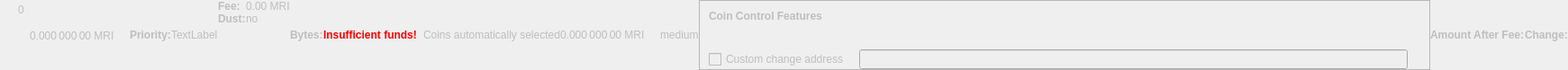
    <widget class="QWidget" name="dummyHideWidget" native="true">
     <property name="enabled">
      <bool>false</bool>
     </property>
     <property name="maximumSize">
      <size>
       <width>100</width>
       <height>22</height>
      </size>
     </property>
     <layout class="QHBoxLayout" name="dummyHideLayout">
      <property name="spacing">
       <number>0</number>
      </property>
      <property name="leftMargin">
       <number>0</number>
      </property>
      <property name="topMargin">
       <number>0</number>
      </property>
      <property name="rightMargin">
       <number>0</number>
      </property>
      <property name="bottomMargin">
       <number>0</number>
      </property>
      <item>
       <layout class="QFormLayout" name="formLayoutCoinControl1">
        <property name="horizontalSpacing">
         <number>10</number>
        </property>
        <property name="verticalSpacing">
         <number>14</number>
        </property>
        <property name="leftMargin">
         <number>10</number>
        </property>
        <property name="topMargin">
         <number>4</number>
        </property>
        <property name="rightMargin">
         <number>6</number>
        </property>
        <item row="0" column="1">
         <widget class="QLabel" name="labelCoinControlBytes">
          <property name="cursor">
           <cursorShape>IBeamCursor</cursorShape>
          </property>
          <property name="contextMenuPolicy">
           <enum>Qt::ActionsContextMenu</enum>
          </property>
          <property name="text">
           <string notr="true">0</string>
          </property>
          <property name="textInteractionFlags">
           <set>Qt::LinksAccessibleByMouse|Qt::TextSelectableByKeyboard|Qt::TextSelectableByMouse</set>
          </property>
         </widget>
        </item>
       </layout>
      </item>
      <item>
       <widget class="QLabel" name="labelCoinControlAfterFee">
        <property name="enabled">
         <bool>false</bool>
        </property>
        <property name="sizePolicy">
         <sizepolicy hsizetype="Fixed" vsizetype="Fixed">
          <horstretch>0</horstretch>
          <verstretch>0</verstretch>
         </sizepolicy>
        </property>
        <property name="minimumSize">
         <size>
          <width>111</width>
          <height>12</height>
         </size>
        </property>
        <property name="maximumSize">
         <size>
          <width>111</width>
          <height>12</height>
         </size>
        </property>
        <property name="cursor">
         <cursorShape>IBeamCursor</cursorShape>
        </property>
        <property name="contextMenuPolicy">
         <enum>Qt::ActionsContextMenu</enum>
        </property>
        <property name="text">
         <string notr="true">0.000 000 00 MRI</string>
        </property>
        <property name="textInteractionFlags">
         <set>Qt::LinksAccessibleByMouse|Qt::TextSelectableByKeyboard|Qt::TextSelectableByMouse</set>
        </property>
       </widget>
      </item>
      <item>
       <widget class="QLabel" name="labelCoinControlPriorityText">
        <property name="enabled">
         <bool>false</bool>
        </property>
        <property name="font">
         <font>
          <weight>75</weight>
          <bold>true</bold>
         </font>
        </property>
        <property name="text">
         <string>Priority:</string>
        </property>
       </widget>
      </item>
      <item>
       <layout class="QHBoxLayout" name="horizontalLayout">
        <item>
         <widget class="QLabel" name="WarningLabel">
          <property name="text">
           <string>TextLabel</string>
          </property>
         </widget>
        </item>
       </layout>
      </item>
      <item>
       <layout class="QFormLayout" name="formLayoutCoinControl3">
        <property name="horizontalSpacing">
         <number>0</number>
        </property>
        <property name="verticalSpacing">
         <number>0</number>
        </property>
        <property name="leftMargin">
         <number>0</number>
        </property>
        <property name="topMargin">
         <number>0</number>
        </property>
        <property name="rightMargin">
         <number>0</number>
        </property>
        <item row="0" column="0">
         <widget class="QLabel" name="labelCoinControlFeeText">
          <property name="enabled">
           <bool>false</bool>
          </property>
          <property name="font">
           <font>
            <weight>75</weight>
            <bold>true</bold>
           </font>
          </property>
          <property name="text">
           <string>Fee:</string>
          </property>
          <property name="margin">
           <number>0</number>
          </property>
         </widget>
        </item>
        <item row="0" column="1">
         <widget class="QLabel" name="labelCoinControlFee">
          <property name="enabled">
           <bool>false</bool>
          </property>
          <property name="cursor">
           <cursorShape>IBeamCursor</cursorShape>
          </property>
          <property name="contextMenuPolicy">
           <enum>Qt::ActionsContextMenu</enum>
          </property>
          <property name="text">
           <string notr="true">0.00 MRI</string>
          </property>
          <property name="textInteractionFlags">
           <set>Qt::LinksAccessibleByMouse|Qt::TextSelectableByKeyboard|Qt::TextSelectableByMouse</set>
          </property>
         </widget>
        </item>
        <item row="1" column="0">
         <widget class="QLabel" name="labelCoinControlLowOutputText">
          <property name="enabled">
           <bool>false</bool>
          </property>
          <property name="font">
           <font>
            <weight>75</weight>
            <bold>true</bold>
           </font>
          </property>
          <property name="text">
           <string>Dust:</string>
          </property>
         </widget>
        </item>
        <item row="1" column="1">
         <widget class="QLabel" name="labelCoinControlLowOutput">
          <property name="enabled">
           <bool>false</bool>
          </property>
          <property name="cursor">
           <cursorShape>IBeamCursor</cursorShape>
          </property>
          <property name="contextMenuPolicy">
           <enum>Qt::ActionsContextMenu</enum>
          </property>
          <property name="text">
           <string>no</string>
          </property>
          <property name="textInteractionFlags">
           <set>Qt::LinksAccessibleByMouse|Qt::TextSelectableByKeyboard|Qt::TextSelectableByMouse</set>
          </property>
         </widget>
        </item>
       </layout>
      </item>
      <item>
       <widget class="QLabel" name="labelCoinControlBytesText">
        <property name="enabled">
         <bool>false</bool>
        </property>
        <property name="font">
         <font>
          <weight>75</weight>
          <bold>true</bold>
         </font>
        </property>
        <property name="text">
         <string>Bytes:</string>
        </property>
       </widget>
      </item>
      <item>
       <layout class="QFormLayout" name="formLayoutCoinControl2">
        <property name="horizontalSpacing">
         <number>0</number>
        </property>
        <property name="verticalSpacing">
         <number>0</number>
        </property>
        <property name="leftMargin">
         <number>0</number>
        </property>
        <property name="topMargin">
         <number>0</number>
        </property>
        <property name="rightMargin">
         <number>0</number>
        </property>
       </layout>
      </item>
      <item>
       <layout class="QHBoxLayout" name="horizontalLayoutCoinControl2">
        <property name="spacing">
         <number>0</number>
        </property>
        <property name="bottomMargin">
         <number>0</number>
        </property>
       </layout>
      </item>
      <item>
       <widget class="QLabel" name="labelCoinControlInsuffFunds">
        <property name="enabled">
         <bool>false</bool>
        </property>
        <property name="minimumSize">
         <size>
          <width>0</width>
          <height>0</height>
         </size>
        </property>
        <property name="font">
         <font>
          <weight>75</weight>
          <bold>true</bold>
         </font>
        </property>
        <property name="styleSheet">
         <string notr="true">color:red;font-weight:bold;</string>
        </property>
        <property name="text">
         <string>Insufficient funds!</string>
        </property>
        <property name="margin">
         <number>5</number>
        </property>
       </widget>
      </item>
      <item>
       <layout class="QFormLayout" name="formLayoutCoinControl4">
        <property name="horizontalSpacing">
         <number>0</number>
        </property>
        <property name="verticalSpacing">
         <number>0</number>
        </property>
        <property name="leftMargin">
         <number>0</number>
        </property>
        <property name="topMargin">
         <number>0</number>
        </property>
        <property name="rightMargin">
         <number>0</number>
        </property>
       </layout>
      </item>
      <item>
       <widget class="QLabel" name="labelCoinControlChangeLabel">
        <property name="enabled">
         <bool>false</bool>
        </property>
        <property name="sizePolicy">
         <sizepolicy hsizetype="Preferred" vsizetype="Expanding">
          <horstretch>0</horstretch>
          <verstretch>0</verstretch>
         </sizepolicy>
        </property>
        <property name="minimumSize">
         <size>
          <width>0</width>
          <height>0</height>
         </size>
        </property>
        <property name="text">
         <string/>
        </property>
        <property name="margin">
         <number>3</number>
        </property>
       </widget>
      </item>
      <item>
       <widget class="QLabel" name="labelCoinControlAutomaticallySelected">
        <property name="enabled">
         <bool>false</bool>
        </property>
        <property name="sizePolicy">
         <sizepolicy hsizetype="Fixed" vsizetype="Fixed">
          <horstretch>0</horstretch>
          <verstretch>0</verstretch>
         </sizepolicy>
        </property>
        <property name="minimumSize">
         <size>
          <width>0</width>
          <height>0</height>
         </size>
        </property>
        <property name="maximumSize">
         <size>
          <width>240</width>
          <height>16777215</height>
         </size>
        </property>
        <property name="text">
         <string>Coins automatically selected</string>
        </property>
        <property name="margin">
         <number>5</number>
        </property>
       </widget>
      </item>
      <item>
       <widget class="QLabel" name="labelCoinControlChange">
        <property name="enabled">
         <bool>false</bool>
        </property>
        <property name="sizePolicy">
         <sizepolicy hsizetype="Fixed" vsizetype="Fixed">
          <horstretch>0</horstretch>
          <verstretch>0</verstretch>
         </sizepolicy>
        </property>
        <property name="minimumSize">
         <size>
          <width>111</width>
          <height>0</height>
         </size>
        </property>
        <property name="maximumSize">
         <size>
          <width>111</width>
          <height>16777215</height>
         </size>
        </property>
        <property name="cursor">
         <cursorShape>IBeamCursor</cursorShape>
        </property>
        <property name="contextMenuPolicy">
         <enum>Qt::ActionsContextMenu</enum>
        </property>
        <property name="text">
         <string notr="true">0.000 000 00 MRI</string>
        </property>
        <property name="textInteractionFlags">
         <set>Qt::LinksAccessibleByMouse|Qt::TextSelectableByKeyboard|Qt::TextSelectableByMouse</set>
        </property>
       </widget>
      </item>
      <item>
       <widget class="QLabel" name="labelCoinControlPriority">
        <property name="enabled">
         <bool>false</bool>
        </property>
        <property name="cursor">
         <cursorShape>IBeamCursor</cursorShape>
        </property>
        <property name="contextMenuPolicy">
         <enum>Qt::ActionsContextMenu</enum>
        </property>
        <property name="text">
         <string>medium</string>
        </property>
        <property name="textInteractionFlags">
         <set>Qt::LinksAccessibleByMouse|Qt::TextSelectableByKeyboard|Qt::TextSelectableByMouse</set>
        </property>
       </widget>
      </item>
      <item>
       <widget class="QFrame" name="frameCoinControl">
        <property name="sizePolicy">
         <sizepolicy hsizetype="Expanding" vsizetype="Expanding">
          <horstretch>0</horstretch>
          <verstretch>0</verstretch>
         </sizepolicy>
        </property>
        <property name="maximumSize">
         <size>
          <width>16777215</width>
          <height>16777215</height>
         </size>
        </property>
        <property name="frameShape">
         <enum>QFrame::StyledPanel</enum>
        </property>
        <property name="frameShadow">
         <enum>QFrame::Sunken</enum>
        </property>
        <layout class="QVBoxLayout" name="verticalLayoutCoinControl2_2">
         <property name="spacing">
          <number>0</number>
         </property>
         <property name="leftMargin">
          <number>0</number>
         </property>
         <property name="topMargin">
          <number>0</number>
         </property>
         <property name="rightMargin">
          <number>0</number>
         </property>
         <property name="bottomMargin">
          <number>0</number>
         </property>
         <item>
          <layout class="QVBoxLayout" name="verticalLayoutCoinControl" stretch="0,0,0,1">
           <property name="spacing">
            <number>0</number>
           </property>
           <property name="leftMargin">
            <number>10</number>
           </property>
           <property name="topMargin">
            <number>10</number>
           </property>
           <item>
            <layout class="QHBoxLayout" name="horizontalLayoutCoinControl1">
             <property name="bottomMargin">
              <number>15</number>
             </property>
             <item>
              <widget class="QLabel" name="labelCoinControlFeatures">
               <property name="enabled">
                <bool>false</bool>
               </property>
               <property name="sizePolicy">
                <sizepolicy hsizetype="Preferred" vsizetype="Maximum">
                 <horstretch>0</horstretch>
                 <verstretch>0</verstretch>
                </sizepolicy>
               </property>
               <property name="font">
                <font>
                 <weight>75</weight>
                 <bold>true</bold>
                </font>
               </property>
               <property name="styleSheet">
                <string notr="true">font-weight:bold;</string>
               </property>
               <property name="text">
                <string>Coin Control Features</string>
               </property>
              </widget>
             </item>
            </layout>
           </item>
           <item>
            <widget class="QWidget" name="widgetCoinControl" native="true">
             <property name="sizePolicy">
              <sizepolicy hsizetype="Preferred" vsizetype="Preferred">
               <horstretch>0</horstretch>
               <verstretch>0</verstretch>
              </sizepolicy>
             </property>
             <property name="minimumSize">
              <size>
               <width>0</width>
               <height>0</height>
              </size>
             </property>
             <property name="styleSheet">
              <string notr="true"/>
             </property>
             <layout class="QHBoxLayout" name="horizontalLayoutCoinControl5_2">
              <property name="leftMargin">
               <number>0</number>
              </property>
              <property name="topMargin">
               <number>0</number>
              </property>
              <property name="rightMargin">
               <number>0</number>
              </property>
              <property name="bottomMargin">
               <number>0</number>
              </property>
              <item>
               <layout class="QHBoxLayout" name="horizontalLayoutCoinControl3">
                <property name="spacing">
                 <number>20</number>
                </property>
                <property name="topMargin">
                 <number>0</number>
                </property>
                <property name="bottomMargin">
                 <number>10</number>
                </property>
               </layout>
              </item>
             </layout>
            </widget>
           </item>
           <item>
            <layout class="QHBoxLayout" name="horizontalLayoutCoinControl4" stretch="0,0,0">
             <property name="spacing">
              <number>12</number>
             </property>
             <property name="sizeConstraint">
              <enum>QLayout::SetDefaultConstraint</enum>
             </property>
             <property name="topMargin">
              <number>5</number>
             </property>
             <property name="rightMargin">
              <number>5</number>
             </property>
             <item>
              <widget class="QCheckBox" name="checkBoxCoinControlChange">
               <property name="enabled">
                <bool>false</bool>
               </property>
               <property name="toolTip">
                <string>If this is activated, but the change address is empty or invalid, change will be sent to a newly generated address.</string>
               </property>
               <property name="text">
                <string>Custom change address</string>
               </property>
              </widget>
             </item>
             <item>
              <widget class="QValidatedLineEdit" name="lineEditCoinControlChange">
               <property name="enabled">
                <bool>false</bool>
               </property>
               <property name="sizePolicy">
                <sizepolicy hsizetype="Expanding" vsizetype="Fixed">
                 <horstretch>0</horstretch>
                 <verstretch>0</verstretch>
                </sizepolicy>
               </property>
              </widget>
             </item>
             <item>
              <widget class="QLabel" name="labelCoinControlChangeLabel_2">
               <property name="sizePolicy">
                <sizepolicy hsizetype="Preferred" vsizetype="Expanding">
                 <horstretch>0</horstretch>
                 <verstretch>0</verstretch>
                </sizepolicy>
               </property>
               <property name="minimumSize">
                <size>
                 <width>0</width>
                 <height>0</height>
                </size>
               </property>
               <property name="text">
                <string/>
               </property>
               <property name="margin">
                <number>3</number>
               </property>
              </widget>
             </item>
            </layout>
           </item>
           <item>
            <spacer name="verticalSpacerCoinControl">
             <property name="orientation">
              <enum>Qt::Vertical</enum>
             </property>
             <property name="sizeHint" stdset="0">
              <size>
               <width>800</width>
               <height>1</height>
              </size>
             </property>
            </spacer>
           </item>
          </layout>
         </item>
        </layout>
       </widget>
      </item>
      <item>
       <widget class="QLabel" name="labelCoinControlAfterFeeText">
        <property name="enabled">
         <bool>false</bool>
        </property>
        <property name="minimumSize">
         <size>
          <width>0</width>
          <height>0</height>
         </size>
        </property>
        <property name="maximumSize">
         <size>
          <width>16777215</width>
          <height>16777215</height>
         </size>
        </property>
        <property name="font">
         <font>
          <weight>75</weight>
          <bold>true</bold>
         </font>
        </property>
        <property name="text">
         <string>Amount After Fee:</string>
        </property>
        <property name="alignment">
         <set>Qt::AlignLeading|Qt::AlignLeft|Qt::AlignVCenter</set>
        </property>
        <property name="margin">
         <number>0</number>
        </property>
       </widget>
      </item>
      <item>
       <widget class="QLabel" name="labelCoinControlChangeText">
        <property name="enabled">
         <bool>false</bool>
        </property>
        <property name="sizePolicy">
         <sizepolicy hsizetype="Preferred" vsizetype="Preferred">
          <horstretch>0</horstretch>
          <verstretch>0</verstretch>
         </sizepolicy>
        </property>
        <property name="minimumSize">
         <size>
          <width>0</width>
          <height>0</height>
         </size>
        </property>
        <property name="maximumSize">
         <size>
          <width>16777215</width>
          <height>16777215</height>
         </size>
        </property>
        <property name="font">
         <font>
          <weight>75</weight>
          <bold>true</bold>
         </font>
        </property>
        <property name="text">
         <string>Change:</string>
        </property>
        <property name="alignment">
         <set>Qt::AlignLeading|Qt::AlignLeft|Qt::AlignVCenter</set>
        </property>
       </widget>
      </item>
     </layout>
    </widget>
